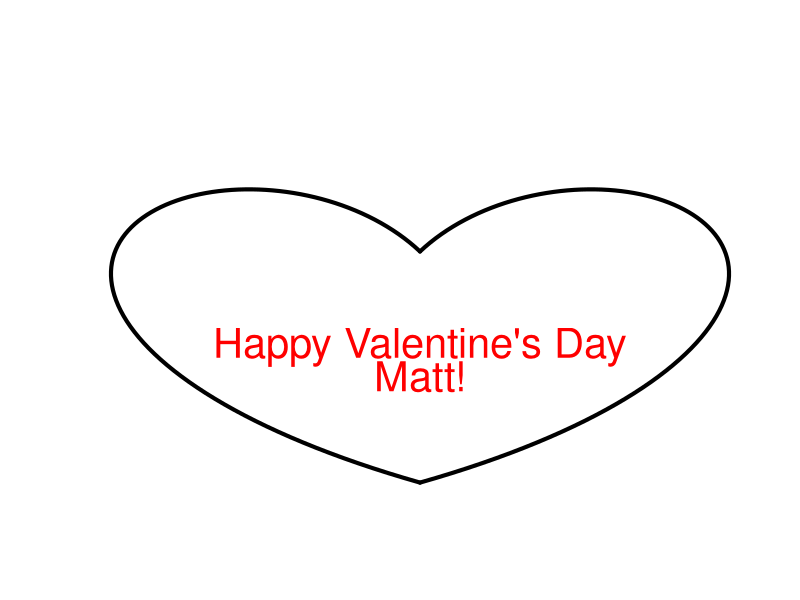

The R script that drew this image:
# Source: http://statistics.berkeley.edu/classes/s133/heart.r
heart1 = function(name){
  t = seq(0,60,len=100)
  plot(c(-8,8),c(0,20),type='n',axes=FALSE,xlab='',ylab='')
  x = -.01*(-t^2+40*t+1200)*sin(pi*t/180)
  y = .01*(-t^2+40*t+1200)*cos(pi*t/180)
  lines(x,y, lwd=4)
  lines(-x,y, lwd=4)
  text(0,7,"Happy Valentine's Day",col='red',cex=2.5)
  text(0,5.5,name,col='red',cex=2.5)
}

heart1("Matt!")
